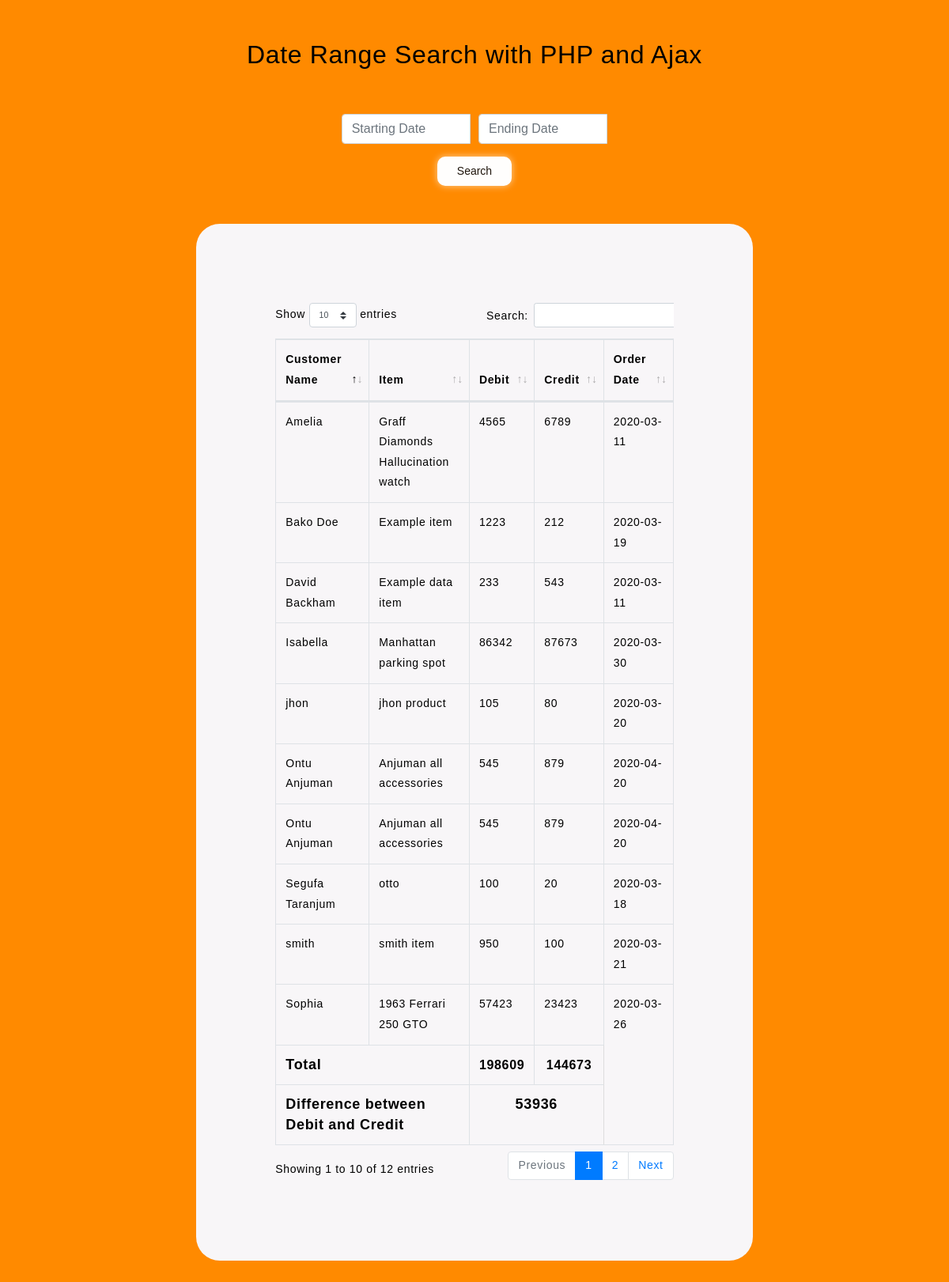
The page / on the database its author committed.
### tables this page shows
CREATE TABLE `data` (
  `id` int(11) NOT NULL,
  `customer_name` varchar(191) NOT NULL,
  `item` varchar(191) NOT NULL,
  `debit` int(11) NOT NULL,
  `credit` int(11) NOT NULL,
  `date` date NOT NULL
);

### index.php (the view, shortened to what this page needs)
<?php
$mysqli = new mysqli("localhost","root","","date_sorting");
$sql = "SELECT * FROM data ";
$data = mysqli_query($mysqli,$sql);
$query = "SELECT * FROM data";
$query_run = mysqli_query($mysqli,$query);
$debit= 0;
$credit = 0;
while ($deb = mysqli_fetch_assoc ($query_run)) {
    $debit += $deb['debit'];
    $credit += $deb['credit'];
}
$current = $debit - $credit;
?>
<!doctype html>
<html lang="en">
  <head>
    <link rel="stylesheet"  href="https://cdnjs.cloudflare.com/ajax/libs/bootstrap-datepicker/1.3.0/css/datepicker.css"/>
    <link rel="stylesheet" href="assets/css/bootstrap.css">
    <link rel="stylesheet" href="assets/css/dataTables.bootstrap4.min.css">
    <link rel="stylesheet" href="assets/css/style.css">
  </head>
  <body>
    <div class="container-fluid">
       <div class="date-range-picker">
            <div class="row">
                <div class="col-xl-8 col-md-12 offset-xl-2 mb-5">
                    <h2 class="text-center">Date Range Search with PHP and Ajax</h2>
                </div>
                <div class="col-xl-4 col-md-12 offset-xl-4">
                    <div class="search-form mb-5">
                        <form action="manage.php" method="post" id="form">
                            <div class="form-row">
                                <div class="form-group input-group date col-md-6" data-provide="datepicker">
                                    <input type="text" class="form-control datepicker" id="start" requried name="start" data-date-format="yyyy/mm/dd" placeholder="Starting Date">
                                </div>
                                <div class="form-group input-group date col-md-6" data-provide="datepicker">
                                    <input type="text" class="form-control datepicker" requried data-date-format="yyyy/mm/dd" id="end" name="end" placeholder="Ending Date">
                                </div>
                            </div>
                            <div class="button text-center">
                                <button class="btn btn-primary">Search</button>
                            </div>
                        </form>
                    </div>
                </div>
                <div class="col-xl-8 col-md-12 offset-xl-2">
                    <div class="data-table">
                        <div class=" table-full table-responsive">
                            <table id="example" class=" table table-bordered">
                                <thead>
                                    <tr>
                                        <th scope="col">Customer Name</th>
                                        <th scope="col">Item</th>
                                        <th scope="col">Debit</th>
                                        <th scope="col">Credit</th>
                                        <th scope="col">Order Date</th>
                                    </tr>
                                </thead>
                                <tbody>
                                <?php
                                foreach($data as $item){ ?>
                                    <tr class="all-data">
                                        <td><?=$item['customer_name'] ?></td>
                                        <td><?=$item['item'] ?></td>
                                        <td class="value"><?=$item['debit'] ?></td>
                                        <td class="value"><?=$item['credit'] ?></td>
                                        <td class="date"><?=$item['date'] ?></td>
                                    </tr>
                                    <?php } ?>
                                </tbody>
                                <tbody>
                                    <tr class="total-value">
                                        <th class="sub-total" colspan="2">Total</th>
                                        <td><strong><?=$debit?></strong></td>
                                        <td class="credit"><strong><?=$credit?></strong></td>
                                    </tr>
                                    <tr class="diff">
                                        <th colspan="2">Difference between Debit and Credit</th>
                                        <td class="diff-total" colspan="2"><strong><?php echo $current ?></strong></td>
                                    </tr>
                                </tbody>
                            </table>
                        </div>
                    </div>
                </div>
            </div>
       </div>
    </div>
  </body>
</html>

### assets/css/style.css (style rules this page uses)
* { margin:0; padding:0; }
body { font-family:Arial, Helvetica, sans-serif; font-size:14px; line-height:1.6rem; letter-spacing:.5pt; background:#ff8a00; color:#000000 !important; }
.date-range-picker { padding:50px; }
.date-range-picker .data-table { background:#f8f6f8; color:#000; padding:100px; border-radius :30px; }
.date-range-picker .search-form .button .btn { background:#fffefd; border-radius:10px; font-size:14px; color:#1f150c; border:none; box-shadow: 0 0 10px rgba(255,255,255, .6); padding: 8px 25px; }
.date-range-picker .data-table tr.total-value td { font-size:16px; text-align:center; }
.date-range-picker .data-table tr.total-value th.sub-total { font-size:18px; }
.date-range-picker .data-table tr.total-value td.credit { border-right:1px solid #ddd !important; }
.date-range-picker .data-table .diff strong { font-size:18px; }
.date-range-picker .data-table .diff th { font-size:18px; }
.date-range-picker .data-table .diff td.diff-total { border-right:1px solid #ddd; text-align:center; }

### rows shown on the page
data: customer_name "Segufa Taranjum", item "otto", debit "100", credit "20", date "2020-03-18"
data: customer_name "jhon", item "jhon product", debit "105", credit "80", date "2020-03-20"
data: customer_name "smith", item "smith item", debit "950", credit "100", date "2020-03-21"
data: customer_name "Bako Doe", item "Example item", debit "1223", credit "212", date "2020-03-19"
data: customer_name "David Backham", item "Example data item", debit "233", credit "543", date "2020-03-11"
data: customer_name "Ontu Anjuman", item "Anjuman all accessories", debit "545", credit "879", date "2020-04-20"
data: customer_name "Ontu Anjuman", item "Anjuman all accessories", debit "545", credit "879", date "2020-04-20"
data: customer_name "Amelia", item "Graff Diamonds Hallucination watch", debit "4565", credit "6789", date "2020-03-11"
data: customer_name "Sophia", item "1963 Ferrari 250 GTO", debit "57423", credit "23423", date "2020-03-26"
data: customer_name "Isabella", item "Manhattan parking spot", debit "86342", credit "87673", date "2020-03-30"

### other values the page prints
$debit "198609"
$credit "144673"
$current "53936"
